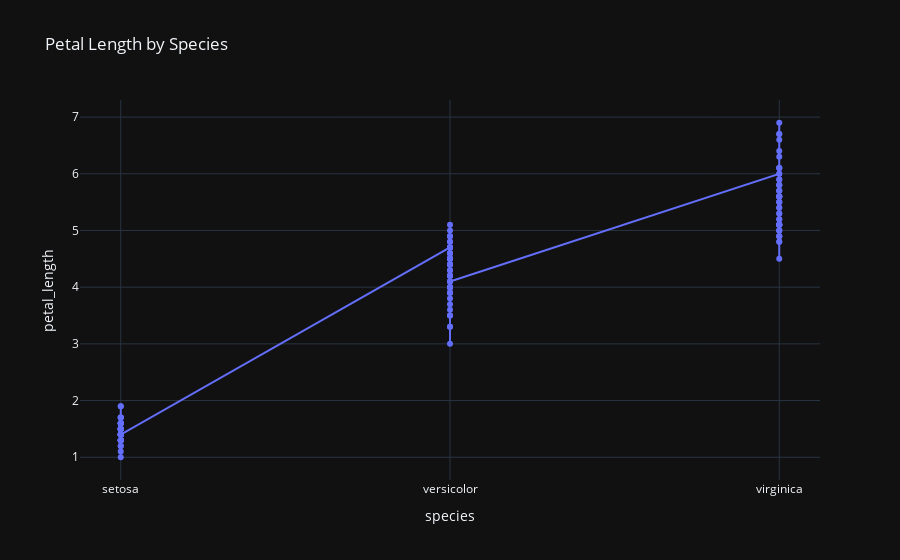

Write notebook code for a chart like this one.
### Code cell
fig = px.line(df, x ='species', y='petal_length', markers=True, title='Petal Length by Species',
template='plotly_dark')
fig.show()

### Figure 1 — Plotly figure (JSON) as saved in the notebook; plotly's stock layout.template omitted (floating-point values rounded to 4 significant figures; data arrays with more than 128 entries replaced by an {"elided": "..."} marker saying what was removed)
{"data": [{"hovertemplate": "species=%{x}<br>petal_length=%{y}<extra></extra>", "legendgroup": "", "line": {"color": "#636efa", "dash": "solid"}, "marker": {"symbol": "circle"}, "mode": "lines+markers", "name": "", "orientation": "v", "showlegend": false, "type": "scatter", "x": {"elided": "150 str values"}, "xaxis": "x", "y": {"elided": "150 float values"}, "yaxis": "y"}], "layout": {"legend": {"tracegroupgap": 0}, "title": {"text": "Petal Length by Species"}, "xaxis": {"anchor": "y", "domain": [0, 1], "title": {"text": "species"}}, "yaxis": {"anchor": "x", "domain": [0, 1], "title": {"text": "petal_length"}}}}
